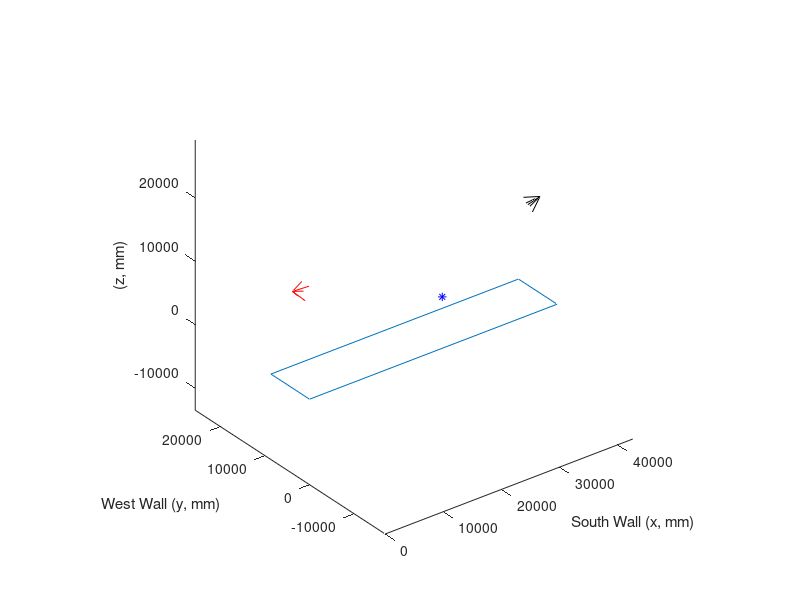
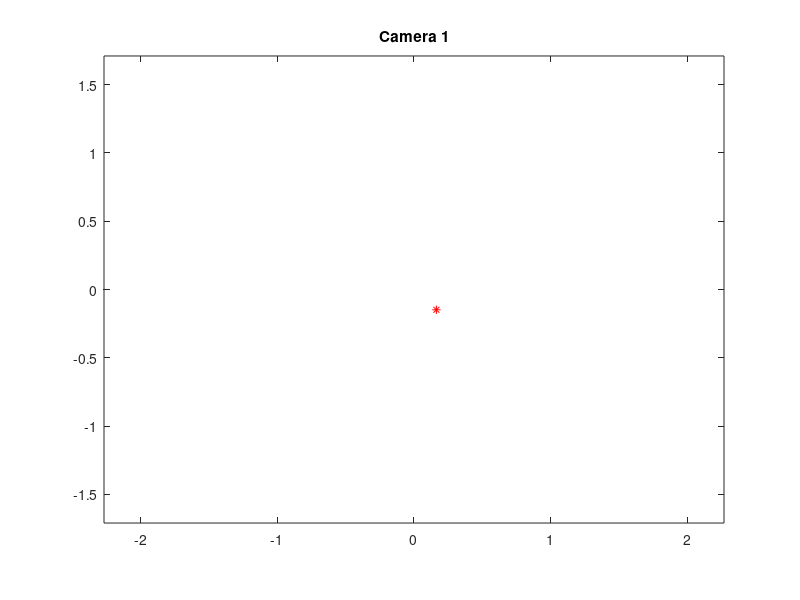
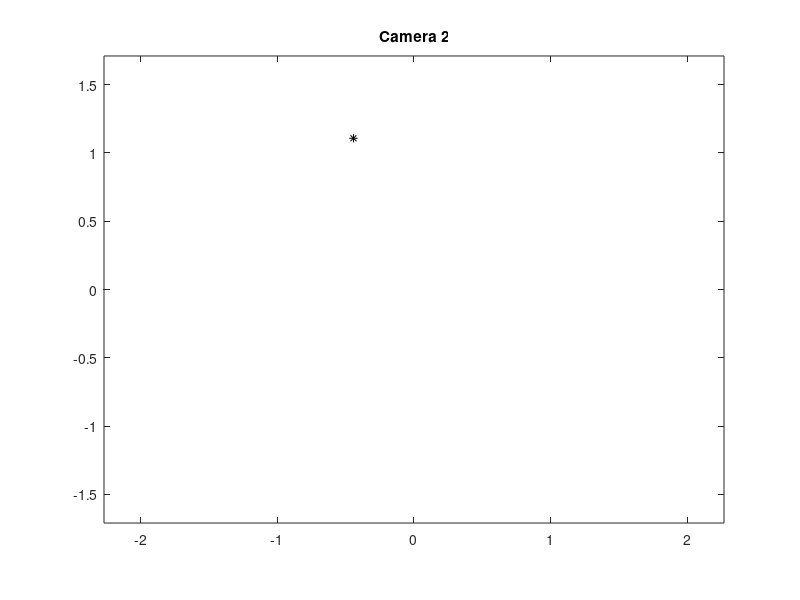

Write the MATLAB code that produced these figures, in order. (Note: this script raises an error after producing the figures.)
%Camera Calibration Experiments:
% Jeremy Bredfeldt - Morgridge Institutes for Research
% Sept 2013

%Trying to derive the camera calibration matrices from first principles
%If we know the pose of the camera, then what are the camera matrices?
%With this, we can ROM check the calibrations generated by the calibration routines

%Then can we use these matrices to triangulate points properly in 3D, based on 2 camera poses?

%Place the origin in the south, west, floor level corner of the atrium
%Positive x = points east
%Positive y = points north
%Positive z = up
%Rotations: Cameras start pointing in positive z direction, and rotated from there
% Bottom of camera is pointing in neg y direction
% Use right hand rule for direction of rotation

%Atrium dimensions
%39624 mm in x direction
ax = 42610;
%10947 mm in y direction
ay = 8660;
%15240 mm in z direction
az = 15240;

%Camera sensor and lens
%Focal length = 4.2 mm
fx = 4.2;
fy = fx;
%Sensor = 4.54 mm X 3.42 mm
sx = 4.54/2;
sy = 3.42/2;
%Image size = 1280 X 720 pixels
ix = 1280;
iy = 720;

%These are in the world's reference frame, to actually get camera matrices, these must be inverted.
%--Translation--
%Camera 1 (west side)
Cx1 = 0;
Cy1 = ay/2-500; %centered in y dim
Cz1 = az;
C1 = [Cx1; Cy1; Cz1];

%Camera 2 (east side)
Cx2 = ax;
Cy2 = ay/2-500;
Cz2 = az;
C2 = [Cx2; Cy2; Cz2];

%--Rotation--
%Camera 1
thx1 = 0;
thy1 = 0.6*pi; %point 45 deg down
thz1 = 0;
Rcx1 = [1 0 0; 0 cos(thx1) -sin(thx1); 0 sin(thx1) cos(thx1)];
Rcy1 = [cos(thy1) 0 sin(thy1); 0 1 0; -sin(thy1) 0 cos(thy1)];
Rcz1 = [cos(thz1) -sin(thz1) 0; sin(thz1) cos(thz1) 0; 0 0 1];
Rc1 = Rcx1*Rcy1*Rcz1;

%Camera 2
thx2 = 0.15*pi;
thy2 = -0.6667*pi; %point 45 deg down
thz2 = pi;
Rcx2 = [1 0 0; 0 cos(thx2) -sin(thx2); 0 sin(thx2) cos(thx2)];
Rcy2 = [cos(thy2) 0 sin(thy2); 0 1 0; -sin(thy2) 0 cos(thy2)];
Rcz2 = [cos(thz2) -sin(thz2) 0; sin(thz2) cos(thz2) 0; 0 0 1];
Rc2 = Rcx2*Rcy2*Rcz2;

%Get the actual camera matrices (inverse of the previously written matrices):
R1 = Rc1';
R2 = Rc2';
t1 = -R1*C1; %origin in cam 1 ref frame
t2 = -R2*C2; %origin in cam 2 ref frame

%--Extrinsic--
E1 = [R1 t1];
E2 = [R2 t2];

%--Intrinsic--
%Assume no skew or translation, and fx and fy are same
%Assume both cameras are the same
K = [fx 0 0; 0 fy 0; 0 0 1];

%--Final Matrices--
P1 = K*E1;
P2 = K*E2;

%--Tests--

%3D point, middle of the atrium floor:
x1 = [ax/1.7; ay/3; 6000; 1];
%x1 = [C2; 1];

%Project these points onto the camera image planes
y11 = P1*x1;
y12 = P2*x1;

c1x = y11(1)/y11(3)
c1y = y11(2)/y11(3)
c2x = y12(1)/y12(3)
c2y = y12(2)/y12(3)

%Draw the spots on the images
figure(2); clf;
plot(c1x,c1y,'r*');
axis equal;
xlim([-sx sx]);
ylim([-sy sy]);
title('Camera 1');
figure(3); clf;
plot(c2x,c2y,'k*');
axis equal;
xlim([-sx sx]);
ylim([-sy sy]);
title('Camera 2');

%Create plots of the results
figure(1);
clf;
%draw atrium floor
plot3([0 ax ax 0 0],[0 0 ay ay 0],[0 0 0 0 0]);
hold on;
%draw camera centers
%plot3(C1(1),C1(2),C1(3),'r*');
%plot3(C2(1),C2(2),C2(3),'k*');
%draw camera directions
zd = 2000;
d = [0; 0; zd; 1];
D1 = [Rc1 C1]*d;
D2 = [Rc2 C2]*d;
plot3([C1(1) D1(1)],[C1(2) D1(2)],[C1(3) D1(3)],'r');
plot3([C2(1) D2(1)],[C2(2) D2(2)],[C2(3) D2(3)],'k');

%draw camera frustrum
%create rays in camera frame, then transform to world frame
%4 rays
f1 = [sx*zd/fx; sy*zd/fy; zd; 1];
f2 = [-sx*zd/fx; sy*zd/fy; zd; 1];
f3 = [-sx*zd/fx; -sy*zd/fy; zd; 1];
f4 = [sx*zd/fx; -sy*zd/fy; zd; 1];
%rays for first camera
F11 = [Rc1 C1]*f1;
F12 = [Rc1 C1]*f2;
F13 = [Rc1 C1]*f3;
F14 = [Rc1 C1]*f4;
plot3([C1(1) F11(1)],[C1(2) F11(2)],[C1(3) F11(3)],'r');
plot3([C1(1) F12(1)],[C1(2) F12(2)],[C1(3) F12(3)],'r');
plot3([C1(1) F13(1)],[C1(2) F13(2)],[C1(3) F13(3)],'r');
plot3([C1(1) F14(1)],[C1(2) F14(2)],[C1(3) F14(3)],'r');

%rays for second camera
F21 = [Rc2 C2]*f1;
F22 = [Rc2 C2]*f2;
F23 = [Rc2 C2]*f3;
F24 = [Rc2 C2]*f4;
plot3([C2(1) F21(1)],[C2(2) F21(2)],[C2(3) F21(3)],'k');
plot3([C2(1) F22(1)],[C2(2) F22(2)],[C2(3) F22(3)],'k');
plot3([C2(1) F23(1)],[C2(2) F23(2)],[C2(3) F23(3)],'k');
plot3([C2(1) F24(1)],[C2(2) F24(2)],[C2(3) F24(3)],'k');

%draw test point
plot3(x1(1),x1(2),x1(3),'b*');
%draw projection result

xlabel('South Wall (x, mm)');
ylabel('West Wall (y, mm)');
zlabel('(z, mm)');
axis equal;

na = 0.0;
%now triangulate to find the 3d location again, using the camera matrices
M = triangulateJYB(P1,[c1x+na*randn c1y+na*randn],P2,[c2x+na*randn c2y+na*randn]);
plot3(M(1),M(2),M(3),'ro');

fprintf('P1 = np.array([[%f,%f,%f,%f],[%f,%f,%f,%f],[%f,%f,%f,%f]])\n', ...
        P1(1,1),P1(1,2),P1(1,3),P1(1,4),...
        P1(2,1),P1(2,2),P1(2,3),P1(2,4),...
        P1(3,1),P1(3,2),P1(3,3),P1(3,4));
fprintf('P2 = np.array([[%f,%f,%f,%f],[%f,%f,%f,%f],[%f,%f,%f,%f]])\n', ...
        P2(1,1),P2(1,2),P2(1,3),P2(1,4),...
        P2(2,1),P2(2,2),P2(2,3),P2(2,4),...
        P2(3,1),P2(3,2),P2(3,3),P2(3,4));    